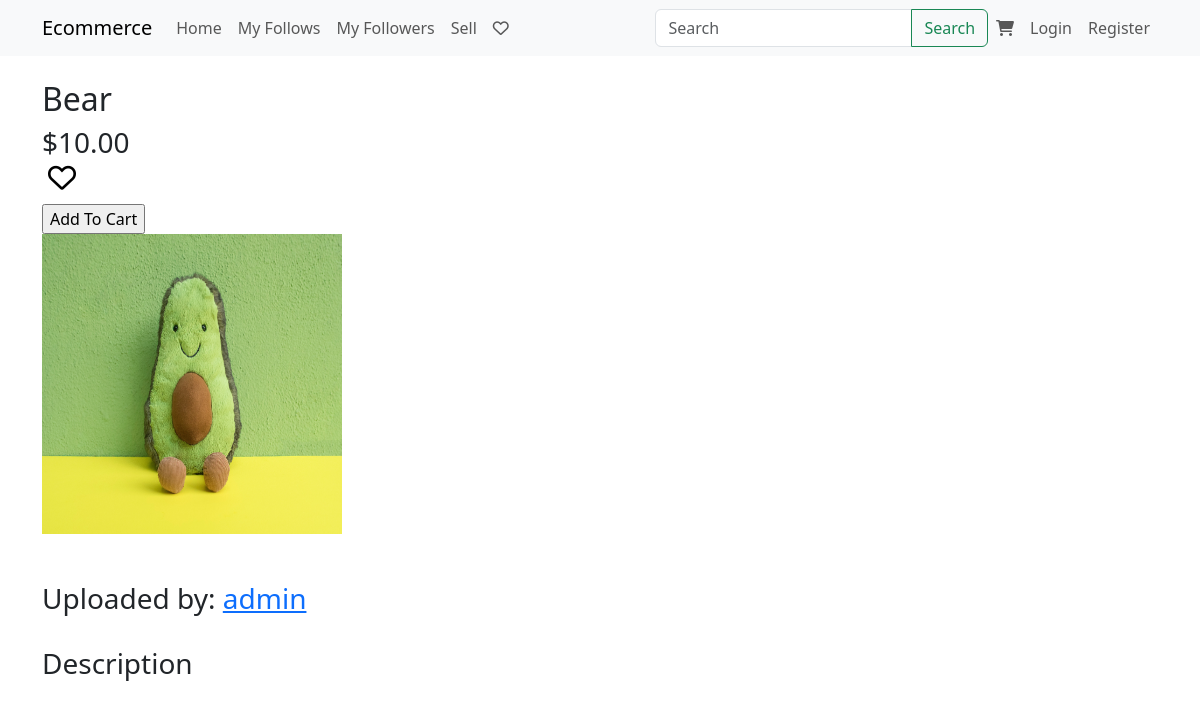
/item/2/, run on the app's committed database.
### item/models.py (models this page shows, shortened)
class Item(models.Model):
    DEFAULT_PHOTO = 'photos/default_photo.jpg'
    name = models.CharField(max_length=40)
    price = models.DecimalField(max_digits=10, decimal_places=2)
    description = models.TextField(max_length=1000, blank=True, null=True)
    photo = models.ImageField(default=DEFAULT_PHOTO, upload_to='photos', blank=True, null=True)
    category = models.ManyToManyField(Category, blank=True)
    owner = models.ForeignKey(User, on_delete=models.CASCADE)
    favorite = models.ManyToManyField(User, related_name='favorited_items')
    views = models.IntegerField(default=0)
    created = models.DateTimeField(auto_now_add=True, blank=True, null=True)
    updated = models.DateTimeField(auto_now=True, blank=True, null=True)

### item/views.py (the view)
# urls.py: path('item/<int:pk>/', ItemDetailView.as_view(), name='item-detail'),
class ItemDetailView(DetailView):
    model = Item
    template_name = 'item/item.html'
    context_object_name = 'item'
    def get_context_data(self, **kwargs):
        context = super().get_context_data(**kwargs)
        item = self.object
        if self.request.user.is_authenticated:
            is_favorite = item.favorite_status(self.request.user)
            context['is_favorite'] = is_favorite
        return context

### cart/context_processors.py (called while the page is built)
def cart(request):
    return {'cart': Cart(request)}

### item/templates/item/item.html (shortened to what this page needs)
{% extends 'item/base.html' %}
{% block content %}
    <section class="container mt-4">
        <h2>{{ item.name }}
            <h3>${{ item.price }}
                <form method="post" action="{% url 'item:favorite' item.id %}">
                    <button type="submit" style="border: none; background: none; cursor: pointer;">
                        {% if is_favorite %}
                       <i class="fa-solid fa-heart" style="color: #ff8080;"></i>
                        {% else %}
                        <i class="fa-regular fa-heart"></i>
                        {% endif %}
                    </button>
                </form>
            </h3>
            <form action="{% url 'cart:cart-add' item.id %}" method="post">
                <input type="submit" value="Add To Cart">
            </form>
        </h2>
        <div class="row">
            <div class="col-md-4 mb-4">
                <img src="{{ item.photo.url }}" width="300" height="300" alt="">
            </div>
        </div>
        <div class="row mt-4">
            <div class="col-md-8">
                <h3>Uploaded by: <a
                        href="{% url 'account:profile-detail' item.owner.profile.pk %}">{{ item.owner.username }}</a>
                </h3>
            </div>
        </div>
        <div class="row mt-4">
            <div class="col-md-8">
                <h3>Description</h3>
            </div>
        </div>
{% endblock %}

### data on the page
Item: name "Bear", price "10.00", photo (placeholder picture), owner.username "admin"
